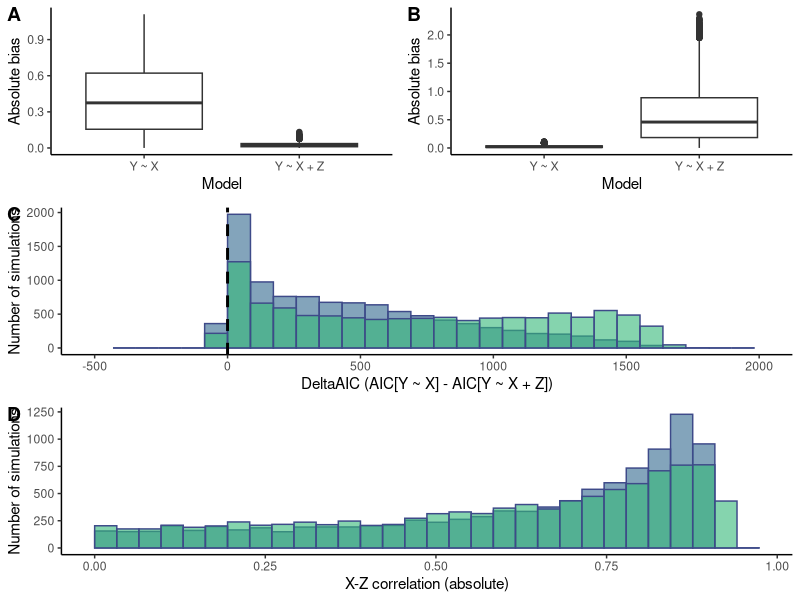
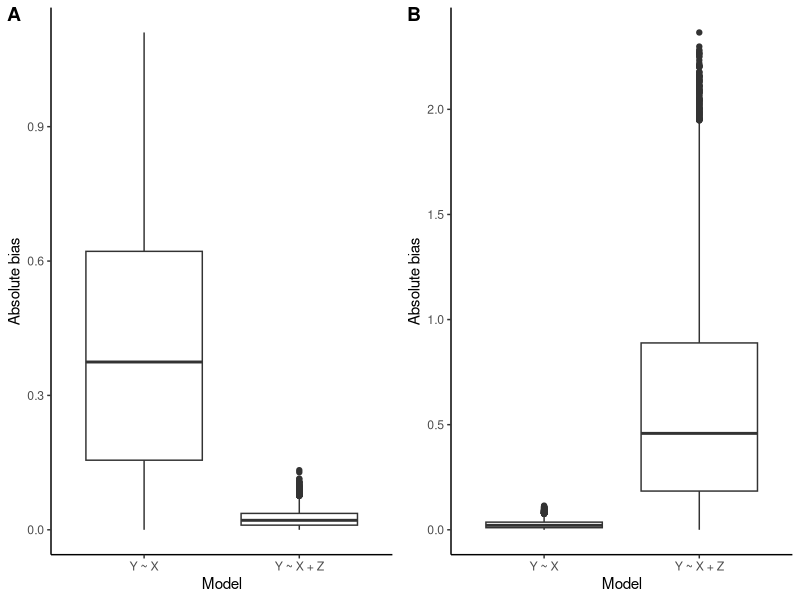
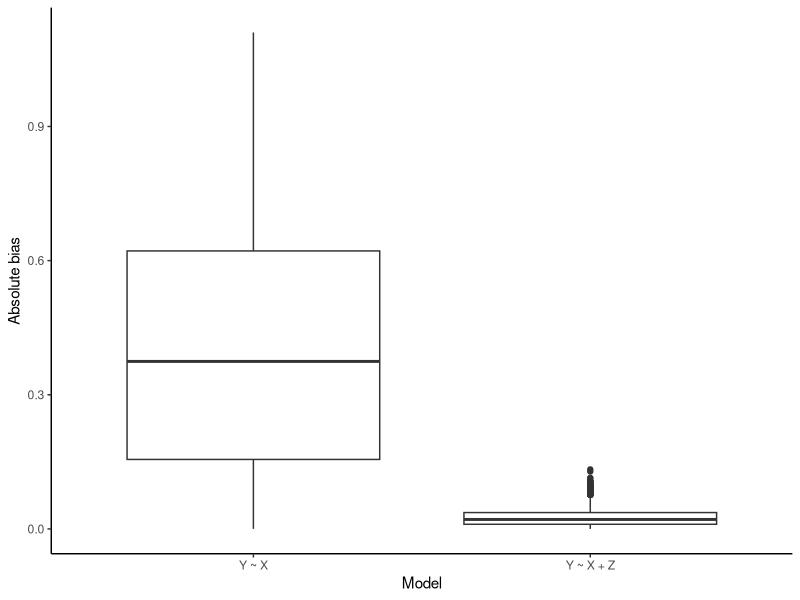
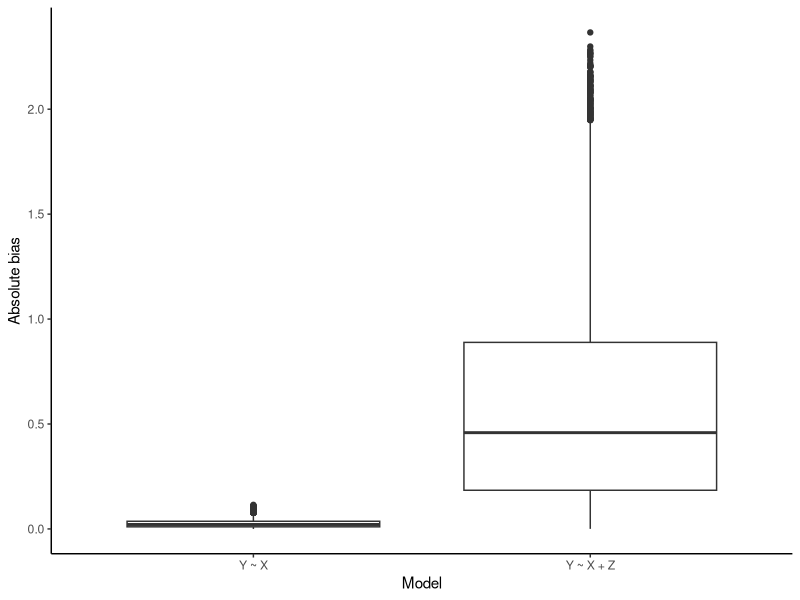
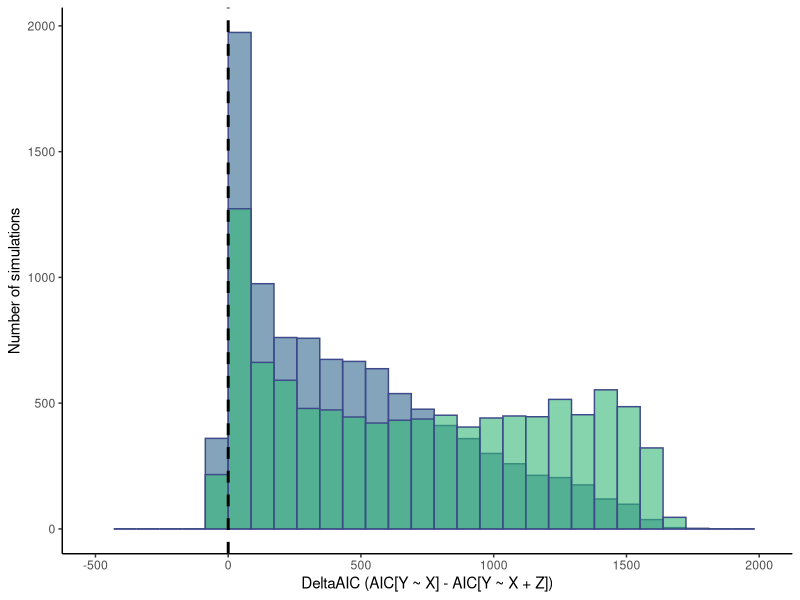
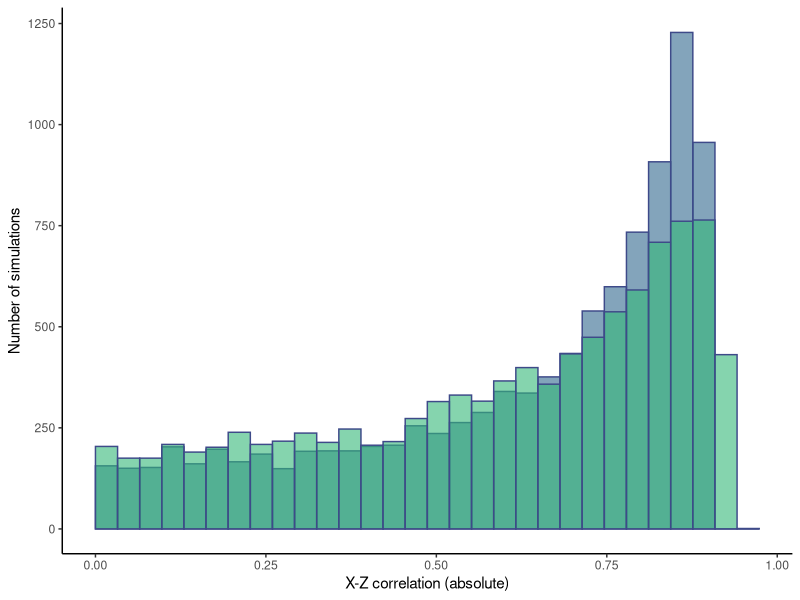

Write the R code that produced these figures, in order.
# Simulation comparing classical confounding with collider bias. 
# Follows general procedure of Luque-Fernandez et al. (2019) Int. J. Epidemiol., 48, 640-653
# but extended to 10,000 iterations with random values for true effect sizes in each.

# Load packages ####
library(dplyr)
library(tidyr)
library(ggplot2)
library(cowplot)

# Simulate classical confound (fork) ####
# Number of iterations for simulation 
reps <- 1e4

# Number of observations in dataset
N <- 1e3

# Empty lists to store results and the data from each iteration
results <- list()
df_list1 <- list()

# Simulation loop
for(run in 1:reps){
  
  #  Parameters randomly selected from uniform distribution
  alpha_x <- runif(1,min=-2,max=2) # Intercept of X
  alpha_y <- runif(1,min=-2,max=2) # Intercept of Y
  B1 <- runif(1,min=-2,max=2) # Effect of X on Y
  B2 <- runif(1,min=-2,max=2) # Effect of Z on X
  B3 <- runif(1,min=-2,max=2) # Effect of Z on Y
  
  # Explanatory variables
  Z <- rnorm(N,0,1)
  
  
  # Response variables
  X <- rnorm(N,
             mean = alpha_x + (B2*Z),
             sd = 1)
  
  Y <- rnorm(N, 
             mean = alpha_y + (B1*X) + (B3*Z), 
             sd = 1)
  
  
  
  # Dataframe
  Y <- as.data.frame(Y)
  X <- as.data.frame(X)
  Z <- as.data.frame(Z)
  df <- cbind(X,Y,Z)
  
  # Run models and extract estimate of effect of X on Y
  m1 <- lm(Y~X, data=df)
  m1est <- coef(m1)['X']
  m1AIC <- AIC(m1)
  
  
  m2 <- lm(Y~X+Z, data = df)
  m2est <- coef(m2)['X']
  m2AIC <- AIC(m2)
  
  # Append results to list 
  run <- paste('run:',run,sep='')
  
  runresult <- as.data.frame(cbind(B1,m1est,m2est,m1AIC,m2AIC))
  
  results[[run]] <- runresult
  df_list1[[run]] <- df
}

# Turn results list into a dataframe
resultsdf <- bind_rows(results)

# Calculate bias for each model
resultsdf$m1bias <- resultsdf$m1est - resultsdf$B1
resultsdf$m2bias <- resultsdf$m2est - resultsdf$B1

resultsdf$m1absbias <- abs(resultsdf$m1bias)
resultsdf$m2absbias <- abs(resultsdf$m2bias)

# Calculate deltaAIC
resultsdf$deltaAIC <- resultsdf$m1AIC - resultsdf$m2AIC
forkAIC <- resultsdf$deltaAIC

results_fork <- resultsdf %>% select(m1absbias, m2absbias) %>% 
  pivot_longer(everything())
results_fork$model <- as.factor(ifelse(results_fork$name=="m1absbias","Y ~ X","Y ~ X + Z"))


# Simulate collider bias ####
# Number of iterations for simulation 
reps <- 1e4

# Number of observations in dataset
N <- 1e3

# Empty list to store results and the data from each iteration
results <- list()
df_list2 <- list()

# Simulation loop
for(run in 1:reps){
  
  #  Parameters randomly selected from uniform distribution
  alpha_y <- runif(1,min=-2,max=2) # Intercept of Y
  alpha_z <- runif(1,min=-2,max=2) # Intercept of Z
  B1 <- runif(1,min=-2,max=2) # Effect of X on Y
  B2 <- runif(1,min=-2,max=2) # Effect of X on Z
  B3 <- runif(1,min=-2,max=2) # Effect of Y on Z
  
  # Explanatory variables
  X <- rnorm(N,0,1)
  
  
  # Response variables
  Y <- rnorm(N, 
             mean = alpha_y + (B1*X), 
             sd = 1)
  
  Z <- rnorm(N,
             mean = alpha_z + (B2*X) + (B3*Y),
             sd = 1)
  
  # Dataframe
  Y <- as.data.frame(Y)
  X <- as.data.frame(X)
  Z <- as.data.frame(Z)
  df <- cbind(X,Y,Z)
  
  # Run models and extract estimate of effect of X on Y
  m1 <- lm(Y~X, data=df)
  m1est <- coef(m1)['X']
  m1AIC <- AIC(m1)
  
  
  m2 <- lm(Y~X+Z, data = df)
  m2est <- coef(m2)['X']
  m2AIC <- AIC(m2)
  
  # Append results to list 
  run <- paste('run:',run,sep='')
  
  runresult <- as.data.frame(cbind(B1,m1est,m2est, m1AIC, m2AIC))
  
  results[[run]] <- runresult
  df_list2[[run]] <- df
}

# Turn results list into a dataframe
resultsdf <- bind_rows(results)

# Calculate bias for each model
resultsdf$m1bias <- resultsdf$m1est - resultsdf$B1
resultsdf$m2bias <- resultsdf$m2est - resultsdf$B1

resultsdf$m1absbias <- abs(resultsdf$m1bias)
resultsdf$m2absbias <- abs(resultsdf$m2bias)

# Calculate deltaAIC
resultsdf$deltaAIC <- resultsdf$m1AIC - resultsdf$m2AIC
colliderAIC <- resultsdf$deltaAIC

results_collider <- resultsdf %>% select(m1absbias, m2absbias) %>% 
  pivot_longer(everything())
results_collider$model <- as.factor(ifelse(results_collider$name=="m1absbias","Y ~ X","Y ~ X + Z"))


# Visualise results ####
# Absolute bias for classical confound
p1 <- ggplot(results_fork, aes(x = model, y = value)) +
  geom_boxplot() +
  xlab("Model") +
  ylab("Absolute bias") +
  theme_classic()

# Absolute bias for collider 
p2 <- ggplot(results_collider, aes(x = model, y = value)) +
  geom_boxplot() +
  xlab("Model") +
  ylab("Absolute bias") +
  theme_classic()

grid1 <- plot_grid(p1, p2, nrow=1, labels = c("A","B"))

# AIC support for each model
forkAIC <- as.data.frame(forkAIC)
colliderAIC <- as.data.frame(colliderAIC)
forkAIC$scenario <- as.factor("classical_confound")
colliderAIC$scenario <- as.factor("collider_bias")
colnames(forkAIC) <- c("deltaAIC", "scenario")
colnames(colliderAIC) <- c("deltaAIC", "scenario")
AICdf <- rbind(forkAIC, colliderAIC)

p3 <- ggplot(AICdf, aes(x = deltaAIC, fill = scenario)) +
  geom_histogram( color="#3E4A89FF", alpha=0.6, position = 'identity', boundary = 0) +
  scale_fill_manual(values=c("#31688EFF", "#35B779FF")) +
  xlab("DeltaAIC (AIC[Y ~ X] - AIC[Y ~ X + Z])") +
  ylab("Number of simulations") +
  xlim(c(-500, 2000)) +
  geom_vline(xintercept = 0, lty = 2, lwd=1) +
  theme_classic() +
  theme(legend.position = "none")

# Examining multicollinearity
cmat1 <- matrix(NA, nrow=length(df_list1), ncol = 1)
for(i in 1:length(df_list1)){
  cmat1[i,1] <- cor(df_list1[[i]][,1], df_list1[[i]][,3])
}

cmat2 <- matrix(NA, nrow=length(df_list2), ncol = 1)
for(i in 1:length(df_list2)){
  cmat2[i,1] <- cor(df_list2[[i]][,1], df_list2[[i]][,3])
}

cmat1 <- as.data.frame(cmat1)
cmat2 <- as.data.frame(cmat2)

cmat1$scenario <- as.factor("classical_confound")
cmat2$scenario <- as.factor("collider_bias")
cmat <- rbind(cmat1, cmat2)
cmat$V1_abs <- abs(cmat$V1)

p4 <- ggplot(cmat, aes(x = V1_abs, fill = scenario)) +
  geom_histogram( color="#3E4A89FF", alpha=0.6, position = 'identity', boundary = 0) +
  scale_fill_manual(values=c("#31688EFF", "#35B779FF")) +
  xlab("X-Z correlation (absolute)") +
  ylab("Number of simulations") +
  theme_classic() +
  theme(legend.position = "none")


# Collect figures together in one panel
fig2 <- plot_grid(grid1, p3, p4, nrow=3, labels = c("", "C", "D"))
